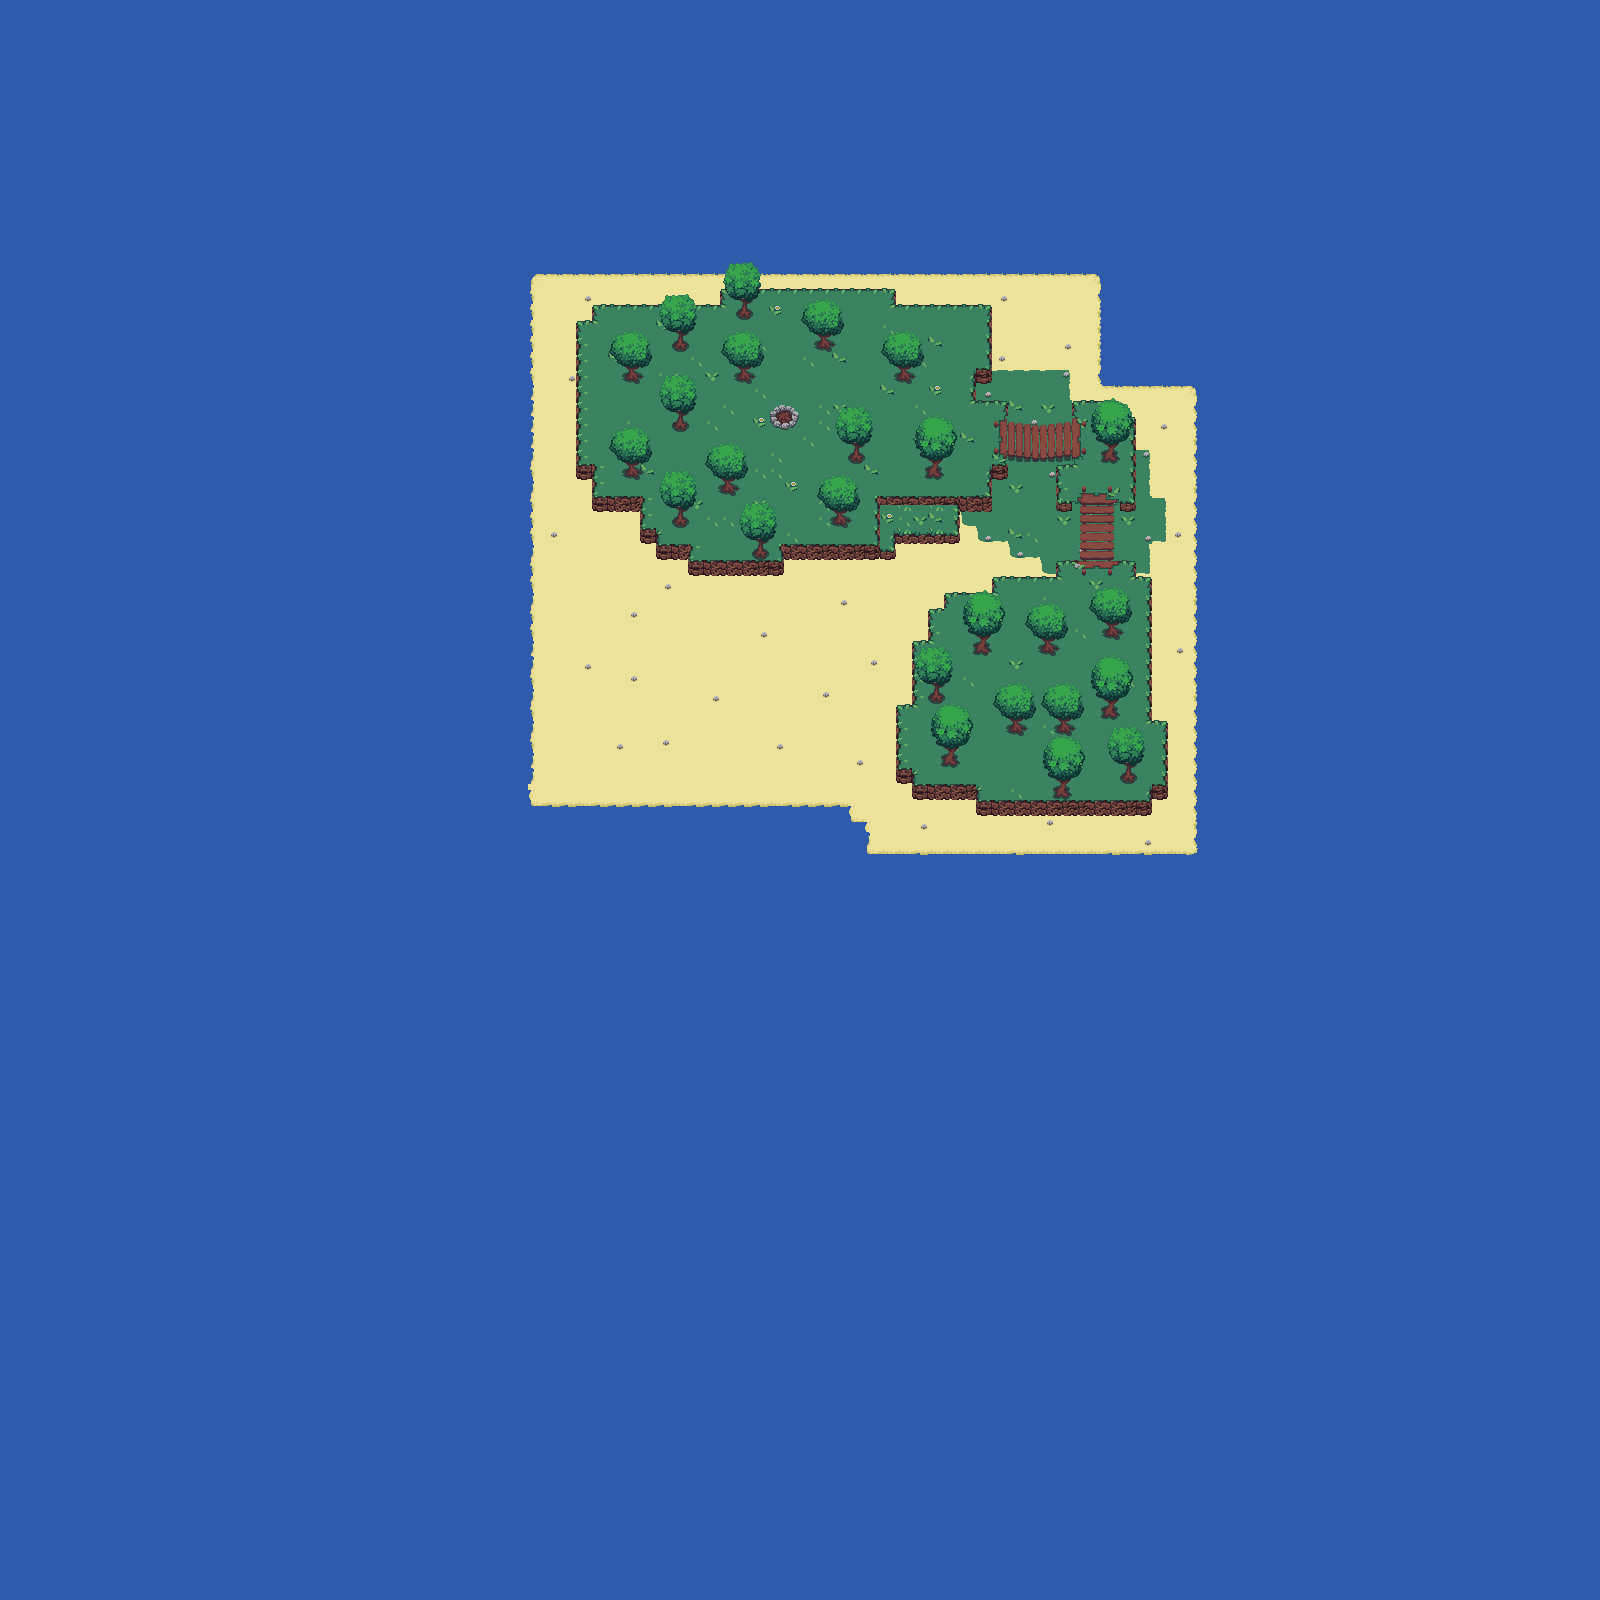

Rendered tile map (Tiled .tmx) drawn with the repository's tilesets; below, a short description and the map source with its tile grids summarised:
An orthogonal 100x100 tile map with 16x16 px tiles, 5 tile layers (0, 1, 2, 3, ...) and 61 objects (Newground Island).

<map version="1.10" tiledversion="1.11.2" orientation="orthogonal" renderorder="right-down" width="100" height="100" tilewidth="16" tileheight="16" infinite="0" nextlayerid="12" nextobjectid="10">
 <editorsettings>
  <export format="tmx" />
 </editorsettings>
 <tileset firstgid="1" name="terrain" tilewidth="16" tileheight="16" tilecount="870" columns="30">
  <image source="tilesets/spr_grass_tileset.png" width="480" height="464" />
  <tile id="61">
   <objectgroup draworder="index" id="2">
    <object id="1" x="0" y="0" width="16" height="16" />
   </objectgroup>
  </tile>
  <tile id="62">
   <objectgroup draworder="index" id="2">
    <!-- 60 objects omitted --></objectgroup>
  </tile>
  <tile id="63">
   <objectgroup draworder="index" id="2">
    <!-- 59 objects omitted --></objectgroup>
  </tile>
  <tile id="64">
   <objectgroup draworder="index" id="2">
    <!-- 57 objects omitted --></objectgroup>
  </tile>
  <tile id="91">
   <objectgroup draworder="index" id="2">
    <!-- 55 objects omitted --></objectgroup>
  </tile>
  <tile id="94">
   <objectgroup draworder="index" id="2">
    <!-- 54 objects omitted --></objectgroup>
  </tile>
  <tile id="121">
   <objectgroup draworder="index" id="2">
    <!-- 53 objects omitted --></objectgroup>
  </tile>
  <tile id="124">
   <objectgroup draworder="index" id="2">
    <!-- 52 objects omitted --></objectgroup>
  </tile>
  <tile id="151">
   <objectgroup draworder="index" id="2">
    <!-- 51 objects omitted --></objectgroup>
  </tile>
  <tile id="152">
   <objectgroup draworder="index" id="2">
    <!-- 50 objects omitted --></objectgroup>
  </tile>
  <tile id="153">
   <objectgroup draworder="index" id="2">
    <!-- 49 objects omitted --></objectgroup>
  </tile>
  <tile id="154">
   <objectgroup draworder="index" id="2">
    <!-- 48 objects omitted --></objectgroup>
  </tile>
  <tile id="557">
   <objectgroup draworder="index" id="2">
    <!-- 47 objects omitted --></objectgroup>
  </tile>
  <tile id="558">
   <objectgroup draworder="index" id="2">
    <!-- 46 objects omitted --></objectgroup>
  </tile>
  <tile id="559">
   <objectgroup draworder="index" id="2">
    <!-- 45 objects omitted --></objectgroup>
  </tile>
  <tile id="581">
   <objectgroup draworder="index" id="2">
    <!-- 44 objects omitted --></objectgroup>
  </tile>
  <tile id="582">
   <objectgroup draworder="index" id="2">
    <!-- 43 objects omitted --></objectgroup>
  </tile>
  <tile id="583">
   <objectgroup draworder="index" id="2">
    <!-- 42 objects omitted --></objectgroup>
  </tile>
  <tile id="584">
   <objectgroup draworder="index" id="2">
    <!-- 41 objects omitted --></objectgroup>
  </tile>
  <tile id="585">
   <objectgroup draworder="index" id="2">
    <!-- 40 objects omitted --></objectgroup>
  </tile>
  <tile id="586">
   <objectgroup draworder="index" id="2">
    <!-- 39 objects omitted --></objectgroup>
  </tile>
  <tile id="587">
   <objectgroup draworder="index" id="2">
    <!-- 38 objects omitted --></objectgroup>
  </tile>
  <tile id="588">
   <objectgroup draworder="index" id="2">
    <!-- 37 objects omitted --></objectgroup>
  </tile>
  <tile id="589">
   <objectgroup draworder="index" id="2">
    <!-- 36 objects omitted --></objectgroup>
  </tile>
  <tile id="611">
   <objectgroup draworder="index" id="2">
    <!-- 35 objects omitted --></objectgroup>
  </tile>
  <tile id="612">
   <objectgroup draworder="index" id="2">
    <!-- 34 objects omitted --></objectgroup>
  </tile>
  <tile id="613">
   <objectgroup draworder="index" id="2">
    <!-- 33 objects omitted --></objectgroup>
  </tile>
  <tile id="614">
   <objectgroup draworder="index" id="2">
    <!-- 32 objects omitted --></objectgroup>
  </tile>
  <tile id="615">
   <objectgroup draworder="index" id="2">
    <!-- 31 objects omitted --></objectgroup>
  </tile>
  <tile id="616">
   <objectgroup draworder="index" id="2">
    <!-- 30 objects omitted --></objectgroup>
  </tile>
  <tile id="617">
   <objectgroup draworder="index" id="2">
    <!-- 29 objects omitted --></objectgroup>
  </tile>
  <tile id="618">
   <objectgroup draworder="index" id="2">
    <!-- 28 objects omitted --></objectgroup>
  </tile>
  <tile id="619">
   <objectgroup draworder="index" id="2">
    <!-- 27 objects omitted --></objectgroup>
  </tile>
  <tile id="641">
   <objectgroup draworder="index" id="2">
    <!-- 26 objects omitted --></objectgroup>
  </tile>
  <tile id="642">
   <objectgroup draworder="index" id="2">
    <!-- 25 objects omitted --></objectgroup>
  </tile>
  <tile id="643">
   <objectgroup draworder="index" id="2">
    <!-- 24 objects omitted --></objectgroup>
  </tile>
  <tile id="644">
   <objectgroup draworder="index" id="2">
    <!-- 23 objects omitted --></objectgroup>
  </tile>
  <tile id="645">
   <objectgroup draworder="index" id="2">
    <!-- 22 objects omitted --></objectgroup>
  </tile>
  <tile id="646">
   <objectgroup draworder="index" id="2">
    <!-- 21 objects omitted --></objectgroup>
  </tile>
  <tile id="647">
   <objectgroup draworder="index" id="2">
    <!-- 20 objects omitted --></objectgroup>
  </tile>
  <tile id="648">
   <objectgroup draworder="index" id="2">
    <!-- 19 objects omitted --></objectgroup>
  </tile>
  <tile id="649">
   <objectgroup draworder="index" id="2">
    <!-- 18 objects omitted --></objectgroup>
  </tile>
  <tile id="662">
   <objectgroup draworder="index" id="2">
    <!-- 17 objects omitted --></objectgroup>
  </tile>
  <tile id="665">
   <objectgroup draworder="index" id="2">
    <!-- 16 objects omitted --></objectgroup>
  </tile>
  <tile id="677">
   <objectgroup draworder="index" id="2">
    <!-- 15 objects omitted --></objectgroup>
  </tile>
  <tile id="678">
   <objectgroup draworder="index" id="2">
    <!-- 14 objects omitted --></objectgroup>
  </tile>
  <tile id="679">
   <objectgroup draworder="index" id="2">
    <!-- 13 objects omitted --></objectgroup>
  </tile>
  <tile id="698">
   <objectgroup draworder="index" id="2">
    <!-- 12 objects omitted --></objectgroup>
  </tile>
  <tile id="721">
   <objectgroup draworder="index" id="2">
    <!-- 11 objects omitted --></objectgroup>
  </tile>
  <tile id="722">
   <objectgroup draworder="index" id="2">
    <!-- 10 objects omitted --></objectgroup>
  </tile>
  <tile id="723">
   <objectgroup draworder="index" id="2">
    <!-- 9 objects omitted --></objectgroup>
  </tile>
  <tile id="724">
   <objectgroup draworder="index" id="2">
    <!-- 8 objects omitted --></objectgroup>
  </tile>
  <tile id="725">
   <objectgroup draworder="index" id="2">
    <!-- 7 objects omitted --></objectgroup>
  </tile>
  <tile id="726">
   <objectgroup draworder="index" id="2">
    <!-- 6 objects omitted --></objectgroup>
  </tile>
  <tile id="727">
   <objectgroup draworder="index" id="2">
    <!-- 5 objects omitted --></objectgroup>
  </tile>
  <tile id="756">
   <objectgroup draworder="index" id="2">
    <!-- 4 objects omitted --></objectgroup>
  </tile>
  <tile id="757">
   <objectgroup draworder="index" id="2">
    <!-- 3 objects omitted --></objectgroup>
  </tile>
 </tileset>
 <layer id="9" name="0" width="100" height="100">
  <data>[10000 cells, 10000 non-empty, 3 distinct tile ids]</data>
 </layer>
 <layer id="1" name="1" width="100" height="100">
  <data>[10000 cells, 1511 non-empty, 41 distinct tile ids]</data>
 </layer>
 <objectgroup id="5" name="1" />
 <layer id="11" name="2" width="100" height="100">
  <data>[10000 cells, 11 non-empty, 9 distinct tile ids]</data>
 </layer>
 <layer id="3" name="3" width="100" height="100">
  <data>[10000 cells, 678 non-empty, 65 distinct tile ids]</data>
 </layer>
 <objectgroup id="6" name="3">
  <!-- 2 objects omitted --></objectgroup>
 <layer id="10" name="4" width="100" height="100">
  <data>[10000 cells, 317 non-empty, 43 distinct tile ids]</data>
 </layer>
 <objectgroup id="8" name="zones">
  <!-- 1 objects omitted --></objectgroup>
</map>
<!-- 60 of 61 objects omitted -->